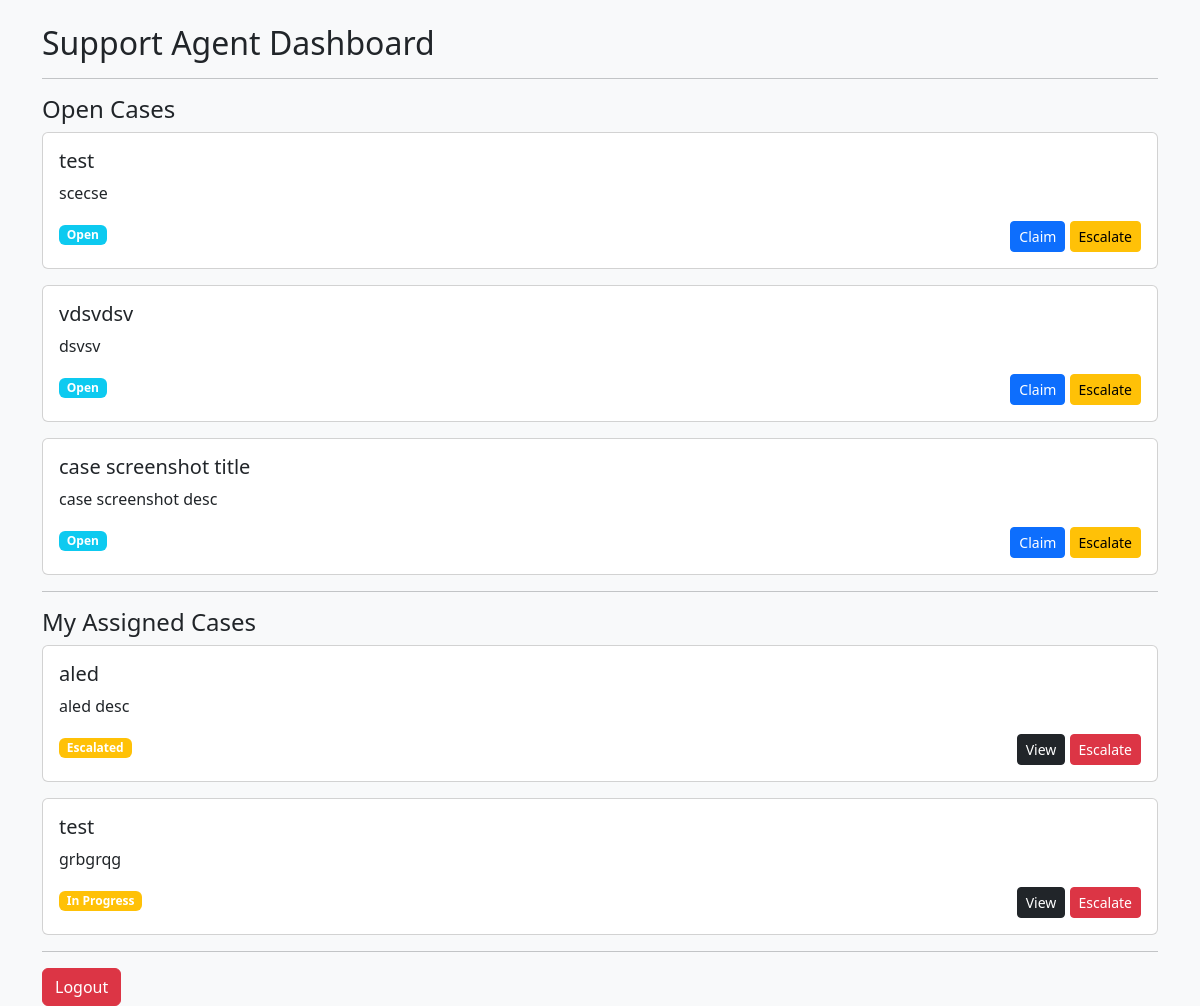
The page / (signed in) on the database its author committed.
### cases/models.py (models this page shows, shortened)
class Case(models.Model):
    STATUS_CHOICES = [
        ('Open', 'Open'),
        ('In Progress', 'In Progress'),
        ('Escalated', 'Escalated'),
        ('Resolved', 'Resolved'),
    ]
    PRIORITY_CHOICES = [
        ('Low', 'Low'),
        ('Medium', 'Medium'),
        ('High', 'High'),
    ]
    CATEGORY_CHOICES = [
        ('Appointment', 'Appointment'),
        ('Billing', 'Billing'),
        ('Prescription', 'Prescription'),
        ('Insurance', 'Insurance'),
        ('Complaint', 'Complaint'),
        ('Other', 'Other'),
    ]
    customer = models.ForeignKey(
        settings.AUTH_USER_MODEL,
        related_name='customer_cases',
        on_delete=models.CASCADE
    )
    assigned_agent = models.ForeignKey(
        settings.AUTH_USER_MODEL,
        related_name='agent_cases',
        on_delete=models.SET_NULL,
        null=True,
        blank=True
    )
    specialist = models.ForeignKey(
        settings.AUTH_USER_MODEL,
        related_name='specialist_cases',
        on_delete=models.SET_NULL,
        null=True,
        blank=True
    )
    title = models.CharField(max_length=255)
    description = models.TextField()
    category = models.CharField(max_length=50, choices=CATEGORY_CHOICES)
    priority = models.CharField(max_length=10, choices=PRIORITY_CHOICES)
    status = models.CharField(max_length=20, choices=STATUS_CHOICES, default='Open')
    attachment = models.FileField(upload_to='case_attachments/', null=True, blank=True)
    created_at = models.DateTimeField(auto_now_add=True)
    updated_at = models.DateTimeField(auto_now=True)

### dashboard/views.py (the view, shortened to what this page needs)
# urls.py: path('', dashboard_home, name='dashboard_home'),
@login_required
def dashboard_home(request):
    user = request.user
    if user.is_superuser or user.role == 'admin':
        all_cases = Case.objects.all()
        unresolved_cases = Case.objects.exclude(status='Resolved')
        return render(
            request,
            'dashboard/admin_dashboard.html',
            {
                'all_cases': all_cases,
                'unresolved_cases': unresolved_cases
            }
        )
    elif user.role == 'agent':
        open_cases = Case.objects.filter(status='Open')
        my_cases = Case.objects.filter(assigned_agent=user)
        return render(
            request,
            'dashboard/support_agent_dashboard.html',
            {
                'open_cases': open_cases,
                'my_cases': my_cases
            }
        )
    return render(request, 'dashboard/customer_dashboard.html')

### templates/dashboard/support_agent_dashboard.html (shortened to what this page needs)
<!DOCTYPE html>
<html>
<head>
    <link href="https://cdn.jsdelivr.net/npm/bootstrap@5.3.0/dist/css/bootstrap.min.css" rel="stylesheet">
</head>
<body class="bg-light">
<div class="container mt-4">
    <h2>Support Agent Dashboard</h2>
    <hr>
    <h4>Open Cases</h4>
    {% for case in open_cases %}
        <div class="card mb-3">
            <div class="card-body">
                <h5>{{ case.title }}</h5>
                <p>{{ case.description }}</p>
                <span class="badge bg-info">{{ case.status }}</span>
                <div class="float-end">
                    <a href="/cases/{{ case.id }}/claim/" class="btn btn-sm btn-primary">
                        Claim
                    </a>
                    <a href="/cases/{{ case.id }}/escalate/" class="btn btn-sm btn-warning">
                        Escalate
                    </a>
                </div>
            </div>
        </div>
    {% empty %}
        <p>No open cases.</p>
    {% endfor %}
    <hr>
    <h4>My Assigned Cases</h4>
    {% for case in my_cases %}
        <div class="card mb-3">
            <div class="card-body">
                <h5>{{ case.title }}</h5>
                <p>{{ case.description }}</p>
                <span class="badge bg-warning">{{ case.status }}</span>
                <div class="float-end">
                    <a href="/cases/{{ case.id }}/" class="btn btn-sm btn-dark">
                        View
                    </a>
                    <a href="/cases/{{ case.id }}/escalate/" class="btn btn-sm btn-danger">
                        Escalate
                    </a>
                </div>
            </div>
        </div>
    {% empty %}
        <p>No assigned cases.</p>
    {% endfor %}
    <hr>
    <a href="/accounts/logout/" class="btn btn-danger">
        Logout
    </a>
</div>
</body>
</html>

### rows shown on the page
Case: title "test", description "scecse", status "Open"
Case: title "vdsvdsv", description "dsvsv", status "Open"
Case: title "case screenshot title", description "case screenshot desc", status "Open"
Case: title "aled", description "aled desc", status "Escalated"
Case: title "test", description "grbgrqg", status "In Progress"
